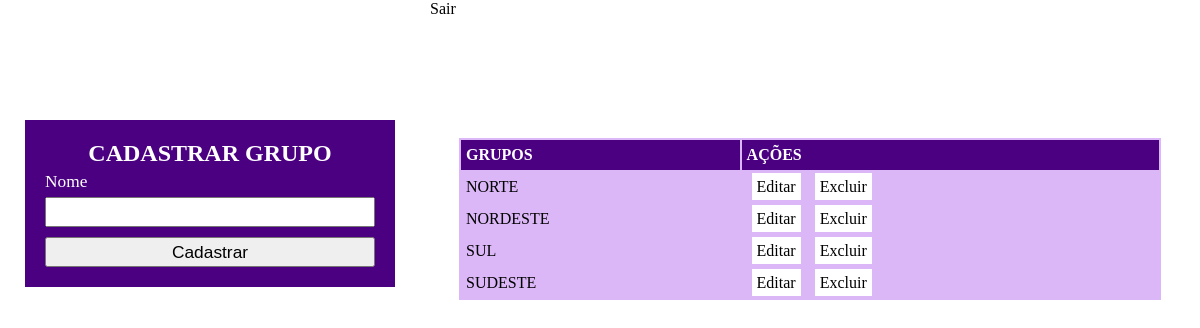
/grupo.php (signed in), run on an earlier commit of the app's database.
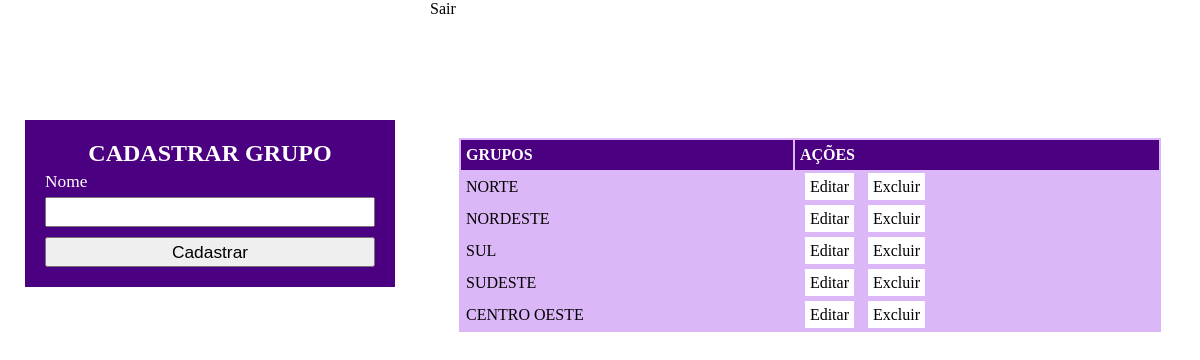
And on a later commit of the database.
### tables this page shows
CREATE TABLE `grupos` (
  `id_grupo` int(11) NOT NULL,
  `grupo_nome` varchar(100) NOT NULL
);

### CLASSES/Grupos.php (called while the page is built, shortened)
<?php
require_once "./CLASSES/conexao.php";
Class Grupo{
    public function buscarGrupos(){
        $pdo = new Conexao();
        $sql = $pdo->getPDO()->prepare("SELECT * FROM grupos");
        $sql->execute();
        return $sql->fetchAll(PDO::FETCH_OBJ);
    }
}
?>

### CLASSES/Conexao.php (called while the page is built, shortened)
<?php
Class Conexao{
  private $pdo;
  private $nome = "desafio_economapas";
  private $host = "localhost";
  private $usuario = "root";
  private $senha = "";
  public function getPDO(){
    return $this->conectar();
  }
  private function conectar(){
    try{
      $this->pdo = new PDO("mysql:dbname=".$this->nome.";host=".$this->host, $this->usuario, $this->senha);
    }
    catch(PDOException $e){
      $this->msgErro = $e->getMessage();
      printf("<div class=\"msg-erro\">{$this->msgErro}</div>");
    }
    return $this->pdo;
  }
}
?>

### grupo.php (the view, shortened to what this page needs)
<?php
 require_once "./CLASSES/Grupos.php";
 $Grupo = new Grupo();
 $id = isset($_GET["id"]) ? $_GET["id"] : null;
 $ac = isset($_GET["ac"]) ? $_GET["ac"] : null;
?>
<a href="sair.php">Sair</a>
<!DOCTYPE html>
<html>
<head>
    <link rel="stylesheet" href="CSS/areaPrivada.css">
</head>
<body>
    <section id="esquerda">
      <form method="post" action="">
        <h2>CADASTRAR GRUPO</h2>
        <label for="grupo">Nome</label>
        <input type="text" name="grupo_nome" id="UF">
        <input type="submit" value="Cadastrar">
      </form>
    </section>
    <section id="direita">
      <table id="tb-grupo">
        <tr id="titulo">
          <td>GRUPOS</td>
          <td>AÇÕES</td>
        </tr>
         <?php
         foreach($Grupo->buscarGrupos() as $grupo_nome):
          if($ac === 'editar' && $grupo_nome->id_grupo == $id){
            ?>
              <tr>
                <form method="get" action="">
                  <td>
                    <input type="hidden" name="ac" value="salvar">
                    <input type="hidden" name="id" value="<?php echo $grupo_nome->id_grupo?>">
                    <input type="text" name="novo-grupo-nome" value="<?php echo $grupo_nome->grupo_nome?>">
                  </td>
                  <td>
                    <button type="submit" class="link-editar">Salvar</button>
                  </td>
                </form>
              </tr>
            <?php
          } else {
            ?>
              <tr>
                <td>
                  <?php echo $grupo_nome->grupo_nome?>
                </td>
                <td>
                  <a class="link-editar" href="?ac=editar&id=<?php echo $grupo_nome->id_grupo?>">Editar</a>
                  <a class="link-excluir" href="?ac=excluir&id=<?php echo $grupo_nome->id_grupo?>">Excluir</a>
                </td>
              </tr>
            <?php
          }
         ?>
         <?php
         endforeach;
         ?>
      </table>
</html>

### CSS/areaPrivada.css (style rules this page uses)
* { margin: 0px; padding: 0px; }
label, input { display: block; line-height: 30px; height: 30px; outline: none; font-size: 13pt; width: 100%; }
form { width: 330px; background-color: #4b0082; color: #ffffff; padding: 20px; margin: 120px auto; }
input[type="submit"] { margin-top: 10px; cursor: pointer; }
h2 { text-align: center; }
#esquerda { width: 35%; float: left; }
#direita { width: 65%; float: left; }
table { background-color: #dcb7f7; width: 90%; margin: 120px auto; }
tr { line-height: 30px; }
tr#titulo { font-weight: bold; background-color: #4b0082; color: #ffffff; }
td { padding: 0px 5px; }
a { background-color: #ffffff; color: #000000; padding: 5px; margin: 0px 5px; text-decoration: none; }

What changed in the data, as far as the page shows it:
added grupos: grupo_nome "CENTRO OESTE"
